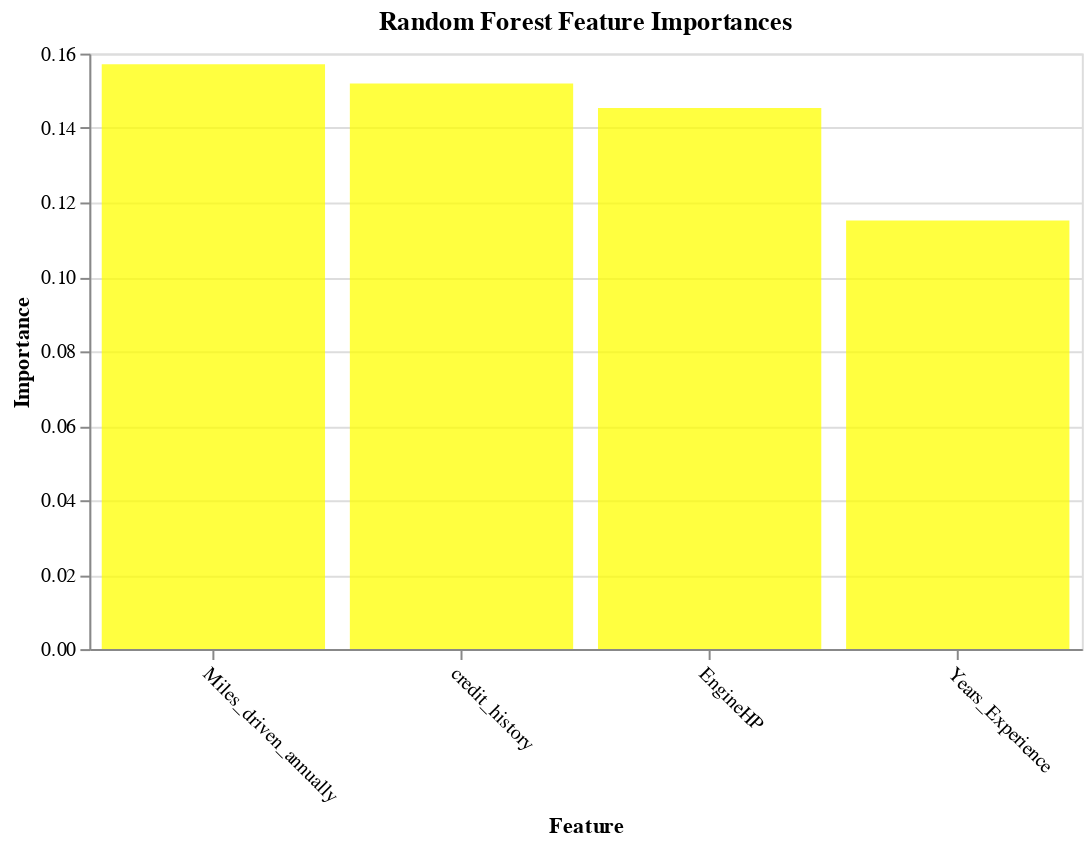

The notebook cell this image was saved under:
### Code cell
plot_imp(best_features_rfi, feature_importances_rfi, 'Random Forest', 'yellow')

### Figure 1 — Vega-Lite specification as saved in the notebook (floating-point values rounded to 4 significant figures)
{"config": {"view": {"continuousWidth": 400, "continuousHeight": 300}}, "data": {"name": "data-752832d23b9dee5a11c59d28684d66ce"}, "mark": {"type": "bar", "color": "yellow", "opacity": 0.75}, "encoding": {"x": {"axis": {"labelAngle": 45}, "field": "features", "sort": null, "title": "Feature", "type": "nominal"}, "y": {"field": "importances", "title": "Importance", "type": "quantitative"}}, "title": "Random Forest Feature Importances", "width": 500, "$schema": "https://vega.github.io/schema/vega-lite/v4.17.0.json", "datasets": {"data-752832d23b9dee5a11c59d28684d66ce": [{"features": "Miles_driven_annually", "importances": 0.1571}, {"features": "credit_history", "importances": 0.1519}, {"features": "EngineHP", "importances": 0.1454}, {"features": "Years_Experience", "importances": 0.1151}]}}
